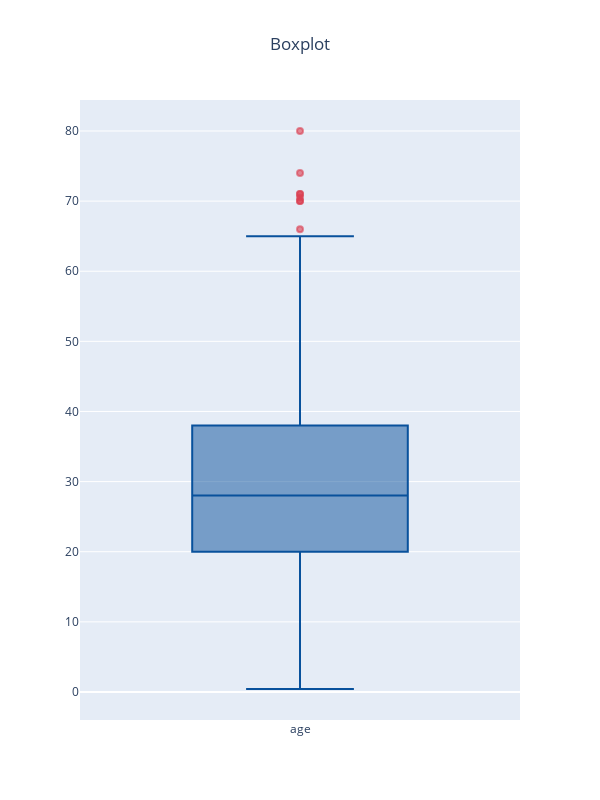

Notebook cell for this chart:
### Markdown cell above
# Boxplot

### Code cell
titanic = sns.load_dataset('titanic')
titanic.bp.plotly_boxplot('age')

### Figure 1 — Plotly figure (JSON) as saved in the notebook; plotly's stock layout.template omitted (floating-point values rounded to 4 significant figures; data arrays with more than 128 entries replaced by an {"elided": "..."} marker saying what was removed)
{"data": [{"boxpoints": "suspectedoutliers", "line": {"color": "rgb(8,81,156)"}, "marker": {"color": "rgb(8,81,156)", "line": {"outliercolor": "rgba(219, 64, 82, 0.6)", "outlierwidth": 2}, "outliercolor": "rgba(219, 64, 82, 0.6)"}, "name": "age", "type": "box", "xaxis": "x", "y": {"elided": "714 float values"}, "yaxis": "y"}], "layout": {"height": 800, "title": {"text": "Boxplot", "x": 0.5}, "width": 600, "xaxis": {"anchor": "y", "domain": [0, 1]}, "yaxis": {"anchor": "x", "domain": [0, 1]}}}
